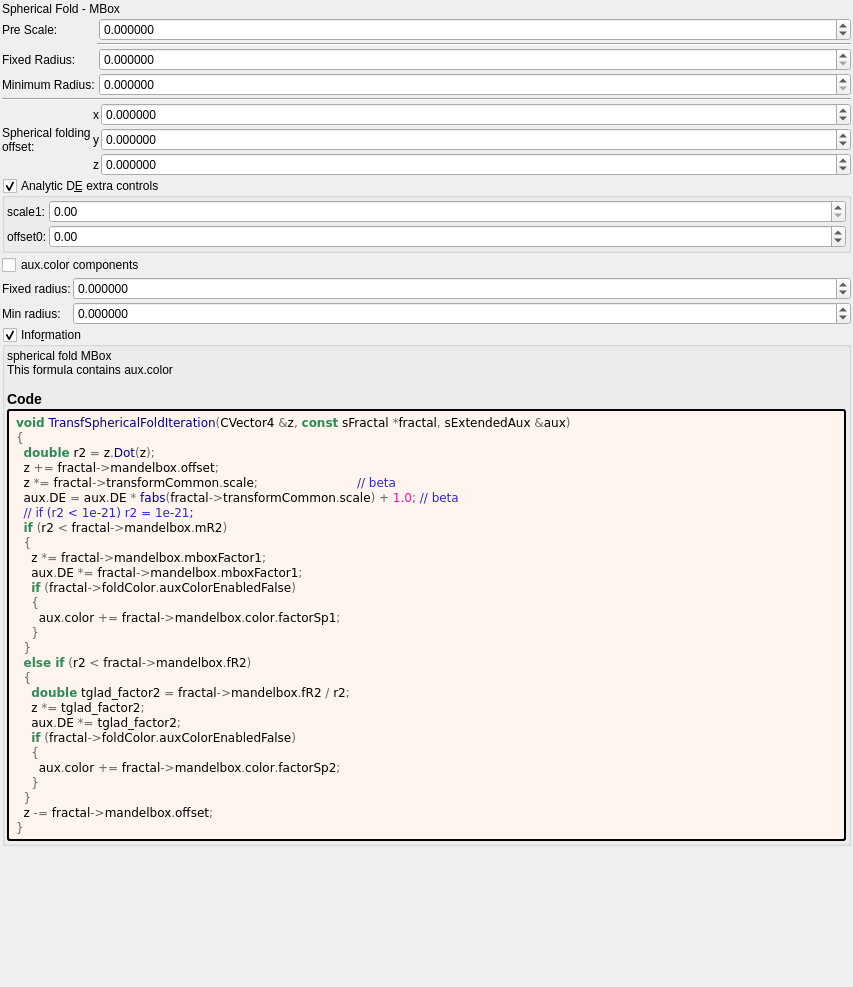
<?xml version="1.0" encoding="UTF-8"?>
<ui version="4.0">
 <class>Form</class>
 <widget class="QWidget" name="Form">
  <property name="geometry">
   <rect>
    <x>0</x>
    <y>0</y>
    <width>853</width>
    <height>987</height>
   </rect>
  </property>
  <property name="windowTitle">
   <string notr="true">transf_spherical_fold</string>
  </property>
  <layout class="QVBoxLayout" name="verticalLayout">
   <property name="spacing">
    <number>2</number>
   </property>
   <property name="leftMargin">
    <number>2</number>
   </property>
   <property name="topMargin">
    <number>2</number>
   </property>
   <property name="rightMargin">
    <number>2</number>
   </property>
   <property name="bottomMargin">
    <number>2</number>
   </property>
   <item>
    <widget class="QLabel" name="label_17">
     <property name="text">
      <string>Spherical Fold - MBox</string>
     </property>
    </widget>
   </item>
   <item>
    <layout class="QGridLayout" name="gridLayout_2" columnstretch="0,0,1">
     <item row="1" column="1" colspan="2">
      <widget class="Line" name="line">
       <property name="orientation">
        <enum>Qt::Horizontal</enum>
       </property>
      </widget>
     </item>
     <item row="2" column="2">
      <widget class="MyDoubleSpinBox" name="spinbox_mandelbox_folding_fixed_radius">
       <property name="sizePolicy">
        <sizepolicy hsizetype="Minimum" vsizetype="Maximum">
         <horstretch>0</horstretch>
         <verstretch>0</verstretch>
        </sizepolicy>
       </property>
       <property name="prefix">
        <string/>
       </property>
       <property name="suffix">
        <string/>
       </property>
       <property name="decimals">
        <number>6</number>
       </property>
       <property name="minimum">
        <double>0.000000000000000</double>
       </property>
       <property name="maximum">
        <double>99.989999999999995</double>
       </property>
       <property name="singleStep">
        <double>0.100000000000000</double>
       </property>
      </widget>
     </item>
     <item row="0" column="2">
      <widget class="MyDoubleSpinBox" name="spinbox_transf_scale">
       <property name="sizePolicy">
        <sizepolicy hsizetype="Minimum" vsizetype="Maximum">
         <horstretch>0</horstretch>
         <verstretch>0</verstretch>
        </sizepolicy>
       </property>
       <property name="prefix">
        <string/>
       </property>
       <property name="suffix">
        <string/>
       </property>
       <property name="decimals">
        <number>6</number>
       </property>
       <property name="minimum">
        <double>-99.989999999999995</double>
       </property>
       <property name="maximum">
        <double>99.989999999999995</double>
       </property>
       <property name="singleStep">
        <double>0.100000000000000</double>
       </property>
      </widget>
     </item>
     <item row="3" column="2">
      <widget class="MyDoubleSpinBox" name="spinbox_mandelbox_folding_min_radius">
       <property name="sizePolicy">
        <sizepolicy hsizetype="Minimum" vsizetype="Maximum">
         <horstretch>0</horstretch>
         <verstretch>0</verstretch>
        </sizepolicy>
       </property>
       <property name="prefix">
        <string/>
       </property>
       <property name="suffix">
        <string/>
       </property>
       <property name="decimals">
        <number>6</number>
       </property>
       <property name="minimum">
        <double>0.000000000000000</double>
       </property>
       <property name="maximum">
        <double>99.989999999999995</double>
       </property>
       <property name="singleStep">
        <double>0.100000000000000</double>
       </property>
      </widget>
     </item>
     <item row="3" column="0">
      <widget class="QLabel" name="label_47">
       <property name="text">
        <string>Minimum Radius:</string>
       </property>
      </widget>
     </item>
     <item row="0" column="0">
      <widget class="QLabel" name="label_18">
       <property name="text">
        <string>Pre Scale:</string>
       </property>
      </widget>
     </item>
     <item row="2" column="0">
      <widget class="QLabel" name="label_16">
       <property name="text">
        <string>Fixed Radius:</string>
       </property>
      </widget>
     </item>
    </layout>
   </item>
   <item>
    <widget class="Line" name="line_2">
     <property name="orientation">
      <enum>Qt::Horizontal</enum>
     </property>
    </widget>
   </item>
   <item>
    <layout class="QGridLayout" name="gridLayout_16" columnstretch="0,0,1">
     <property name="spacing">
      <number>2</number>
     </property>
     <item row="2" column="2">
      <widget class="MyDoubleSpinBox" name="spinbox3_mandelbox_offset_z">
       <property name="sizePolicy">
        <sizepolicy hsizetype="Minimum" vsizetype="Maximum">
         <horstretch>0</horstretch>
         <verstretch>0</verstretch>
        </sizepolicy>
       </property>
       <property name="prefix">
        <string/>
       </property>
       <property name="suffix">
        <string/>
       </property>
       <property name="decimals">
        <number>6</number>
       </property>
       <property name="minimum">
        <double>-100.000000000000000</double>
       </property>
       <property name="maximum">
        <double>100.000000000000000</double>
       </property>
       <property name="singleStep">
        <double>0.100000000000000</double>
       </property>
      </widget>
     </item>
     <item row="1" column="1">
      <widget class="QLabel" name="label_116">
       <property name="sizePolicy">
        <sizepolicy hsizetype="Preferred" vsizetype="Preferred">
         <horstretch>0</horstretch>
         <verstretch>0</verstretch>
        </sizepolicy>
       </property>
       <property name="text">
        <string notr="true">y</string>
       </property>
       <property name="alignment">
        <set>Qt::AlignRight|Qt::AlignTrailing|Qt::AlignVCenter</set>
       </property>
      </widget>
     </item>
     <item row="0" column="0" rowspan="3">
      <widget class="QLabel" name="label_15">
       <property name="text">
        <string>Spherical folding
offset:</string>
       </property>
      </widget>
     </item>
     <item row="0" column="1">
      <widget class="QLabel" name="label_115">
       <property name="sizePolicy">
        <sizepolicy hsizetype="Preferred" vsizetype="Preferred">
         <horstretch>0</horstretch>
         <verstretch>0</verstretch>
        </sizepolicy>
       </property>
       <property name="text">
        <string notr="true">x</string>
       </property>
       <property name="alignment">
        <set>Qt::AlignRight|Qt::AlignTrailing|Qt::AlignVCenter</set>
       </property>
      </widget>
     </item>
     <item row="0" column="2">
      <widget class="MyDoubleSpinBox" name="spinbox3_mandelbox_offset_x">
       <property name="sizePolicy">
        <sizepolicy hsizetype="Minimum" vsizetype="Maximum">
         <horstretch>0</horstretch>
         <verstretch>0</verstretch>
        </sizepolicy>
       </property>
       <property name="prefix">
        <string/>
       </property>
       <property name="suffix">
        <string/>
       </property>
       <property name="decimals">
        <number>6</number>
       </property>
       <property name="minimum">
        <double>-100.000000000000000</double>
       </property>
       <property name="maximum">
        <double>100.000000000000000</double>
       </property>
       <property name="singleStep">
        <double>0.100000000000000</double>
       </property>
      </widget>
     </item>
     <item row="1" column="2">
      <widget class="MyDoubleSpinBox" name="spinbox3_mandelbox_offset_y">
       <property name="sizePolicy">
        <sizepolicy hsizetype="Minimum" vsizetype="Maximum">
         <horstretch>0</horstretch>
         <verstretch>0</verstretch>
        </sizepolicy>
       </property>
       <property name="prefix">
        <string/>
       </property>
       <property name="suffix">
        <string/>
       </property>
       <property name="decimals">
        <number>6</number>
       </property>
       <property name="minimum">
        <double>-100.000000000000000</double>
       </property>
       <property name="maximum">
        <double>100.000000000000000</double>
       </property>
       <property name="singleStep">
        <double>0.100000000000000</double>
       </property>
      </widget>
     </item>
     <item row="2" column="1">
      <widget class="QLabel" name="label_117">
       <property name="sizePolicy">
        <sizepolicy hsizetype="Preferred" vsizetype="Preferred">
         <horstretch>0</horstretch>
         <verstretch>0</verstretch>
        </sizepolicy>
       </property>
       <property name="text">
        <string notr="true">z</string>
       </property>
       <property name="alignment">
        <set>Qt::AlignRight|Qt::AlignTrailing|Qt::AlignVCenter</set>
       </property>
      </widget>
     </item>
    </layout>
   </item>
   <item>
    <widget class="MyGroupBox" name="groupCheck_analyticDE_enabled_false">
     <property name="title">
      <string>Analytic D&amp;E extra controls</string>
     </property>
     <property name="checkable">
      <bool>true</bool>
     </property>
     <layout class="QVBoxLayout" name="verticalLayout_13" stretch="0">
      <property name="spacing">
       <number>2</number>
      </property>
      <property name="leftMargin">
       <number>2</number>
      </property>
      <property name="topMargin">
       <number>2</number>
      </property>
      <property name="rightMargin">
       <number>2</number>
      </property>
      <property name="bottomMargin">
       <number>2</number>
      </property>
      <item>
       <layout class="QGridLayout" name="gridLayout_27" columnstretch="0,0,1">
        <property name="spacing">
         <number>2</number>
        </property>
        <item row="1" column="2">
         <widget class="MyDoubleSpinBox" name="spinbox_analyticDE_offset_0">
          <property name="sizePolicy">
           <sizepolicy hsizetype="Minimum" vsizetype="Maximum">
            <horstretch>0</horstretch>
            <verstretch>0</verstretch>
           </sizepolicy>
          </property>
          <property name="prefix">
           <string/>
          </property>
          <property name="suffix">
           <string/>
          </property>
          <property name="decimals">
           <number>2</number>
          </property>
          <property name="minimum">
           <double>-99.989999999999995</double>
          </property>
          <property name="maximum">
           <double>99.989999999999995</double>
          </property>
          <property name="singleStep">
           <double>0.100000000000000</double>
          </property>
         </widget>
        </item>
        <item row="1" column="1">
         <widget class="QLabel" name="label_177">
          <property name="text">
           <string>offset0:</string>
          </property>
         </widget>
        </item>
        <item row="0" column="1">
         <widget class="QLabel" name="label_182">
          <property name="text">
           <string>scale1:</string>
          </property>
         </widget>
        </item>
        <item row="0" column="2">
         <widget class="MyDoubleSpinBox" name="spinbox_analyticDE_scale_1">
          <property name="sizePolicy">
           <sizepolicy hsizetype="Minimum" vsizetype="Maximum">
            <horstretch>0</horstretch>
            <verstretch>0</verstretch>
           </sizepolicy>
          </property>
          <property name="prefix">
           <string/>
          </property>
          <property name="suffix">
           <string/>
          </property>
          <property name="decimals">
           <number>2</number>
          </property>
          <property name="minimum">
           <double>0.000000000000000</double>
          </property>
          <property name="maximum">
           <double>99.989999999999995</double>
          </property>
          <property name="singleStep">
           <double>0.100000000000000</double>
          </property>
         </widget>
        </item>
       </layout>
      </item>
     </layout>
    </widget>
   </item>
   <item>
    <layout class="QGridLayout" name="gridLayout_6" columnstretch="0,1">
     <property name="spacing">
      <number>2</number>
     </property>
     <item row="0" column="0" colspan="2">
      <widget class="QCheckBox" name="checkBox_fold_color_aux_color_enabled_false">
       <property name="text">
        <string notr="true">aux.color components</string>
       </property>
      </widget>
     </item>
     <item row="2" column="0">
      <widget class="QLabel" name="label_29">
       <property name="text">
        <string>Fixed radius:</string>
       </property>
      </widget>
     </item>
     <item row="2" column="1">
      <widget class="MyDoubleSpinBox" name="spinbox_mandelbox_color_Sp2">
       <property name="sizePolicy">
        <sizepolicy hsizetype="Minimum" vsizetype="Maximum">
         <horstretch>0</horstretch>
         <verstretch>0</verstretch>
        </sizepolicy>
       </property>
       <property name="prefix">
        <string/>
       </property>
       <property name="suffix">
        <string/>
       </property>
       <property name="decimals">
        <number>6</number>
       </property>
       <property name="minimum">
        <double>-100.000000000000000</double>
       </property>
       <property name="maximum">
        <double>100.000000000000000</double>
       </property>
       <property name="singleStep">
        <double>0.100000000000000</double>
       </property>
      </widget>
     </item>
     <item row="3" column="0">
      <widget class="QLabel" name="label_28">
       <property name="text">
        <string>Min radius:</string>
       </property>
      </widget>
     </item>
     <item row="3" column="1">
      <widget class="MyDoubleSpinBox" name="spinbox_mandelbox_color_Sp1">
       <property name="sizePolicy">
        <sizepolicy hsizetype="Minimum" vsizetype="Maximum">
         <horstretch>0</horstretch>
         <verstretch>0</verstretch>
        </sizepolicy>
       </property>
       <property name="prefix">
        <string/>
       </property>
       <property name="suffix">
        <string/>
       </property>
       <property name="decimals">
        <number>6</number>
       </property>
       <property name="minimum">
        <double>-100.000000000000000</double>
       </property>
       <property name="maximum">
        <double>100.000000000000000</double>
       </property>
       <property name="singleStep">
        <double>0.100000000000000</double>
       </property>
      </widget>
     </item>
    </layout>
   </item>
   <item>
    <widget class="MyGroupBox" name="groupCheck_info">
     <property name="title">
      <string>Info&amp;rmation</string>
     </property>
     <property name="flat">
      <bool>false</bool>
     </property>
     <property name="checkable">
      <bool>true</bool>
     </property>
     <layout class="QVBoxLayout" name="verticalLayout_2">
      <property name="spacing">
       <number>2</number>
      </property>
      <property name="leftMargin">
       <number>2</number>
      </property>
      <property name="topMargin">
       <number>2</number>
      </property>
      <property name="rightMargin">
       <number>2</number>
      </property>
      <property name="bottomMargin">
       <number>2</number>
      </property>
      <item>
       <widget class="QLabel" name="label_information_general">
        <property name="text">
         <string notr="true">&lt;p&gt;spherical fold MBox&lt;br&gt;This formula contains aux.color&lt;/p&gt;&lt;table&gt;
&lt;/table&gt;
&lt;h3&gt;Code&lt;/h3&gt;</string>
        </property>
        <property name="wordWrap">
         <bool>true</bool>
        </property>
        <property name="openExternalLinks">
         <bool>true</bool>
        </property>
        <property name="textInteractionFlags">
         <set>Qt::LinksAccessibleByMouse|Qt::TextSelectableByMouse</set>
        </property>
       </widget>
      </item>
      <item>
       <widget class="QLabel" name="label_code_content">
        <property name="styleSheet">
         <string notr="true">border-style: outset; border-width: 2px; border-radius: 3px; border-color: black; background-color: #fff5ee; padding: 4px;</string>
        </property>
        <property name="text">
         <string notr="true">&lt;body style=&quot;background-color:#fff5ee&quot;&gt;
&lt;pre style=&quot;color:#000000; background-color:#fff5ee;  font-family:'Courier New',monospace;&quot;&gt;&lt;span style=&quot;color:#2e8b57; font-weight:bold&quot;&gt;void&lt;/span&gt; &lt;span style=&quot;color:#00008f&quot;&gt;TransfSphericalFoldIteration&lt;/span&gt;&lt;span style=&quot;color:#676767&quot;&gt;(&lt;/span&gt;CVector4 &lt;span style=&quot;color:#676767&quot;&gt;&amp;amp;&lt;/span&gt;z&lt;span style=&quot;color:#676767&quot;&gt;,&lt;/span&gt; &lt;span style=&quot;color:#2e8b57; font-weight:bold&quot;&gt;const&lt;/span&gt; sFractal &lt;span style=&quot;color:#676767&quot;&gt;*&lt;/span&gt;fractal&lt;span style=&quot;color:#676767&quot;&gt;,&lt;/span&gt; sExtendedAux &lt;span style=&quot;color:#676767&quot;&gt;&amp;amp;&lt;/span&gt;aux&lt;span style=&quot;color:#676767&quot;&gt;)&lt;/span&gt;
&lt;span style=&quot;color:#676767&quot;&gt;{&lt;/span&gt;
  &lt;span style=&quot;color:#2e8b57; font-weight:bold&quot;&gt;double&lt;/span&gt; r2 &lt;span style=&quot;color:#676767&quot;&gt;=&lt;/span&gt; z&lt;span style=&quot;color:#676767&quot;&gt;.&lt;/span&gt;&lt;span style=&quot;color:#00008f&quot;&gt;Dot&lt;/span&gt;&lt;span style=&quot;color:#676767&quot;&gt;(&lt;/span&gt;z&lt;span style=&quot;color:#676767&quot;&gt;);&lt;/span&gt;
  z &lt;span style=&quot;color:#676767&quot;&gt;+=&lt;/span&gt; fractal&lt;span style=&quot;color:#676767&quot;&gt;-&amp;gt;&lt;/span&gt;mandelbox&lt;span style=&quot;color:#676767&quot;&gt;.&lt;/span&gt;offset&lt;span style=&quot;color:#676767&quot;&gt;;&lt;/span&gt;
  z &lt;span style=&quot;color:#676767&quot;&gt;*=&lt;/span&gt; fractal&lt;span style=&quot;color:#676767&quot;&gt;-&amp;gt;&lt;/span&gt;transformCommon&lt;span style=&quot;color:#676767&quot;&gt;.&lt;/span&gt;scale&lt;span style=&quot;color:#676767&quot;&gt;;&lt;/span&gt;                          &lt;span style=&quot;color:#2929cc&quot;&gt;// beta&lt;/span&gt;
  aux&lt;span style=&quot;color:#676767&quot;&gt;.&lt;/span&gt;DE &lt;span style=&quot;color:#676767&quot;&gt;=&lt;/span&gt; aux&lt;span style=&quot;color:#676767&quot;&gt;.&lt;/span&gt;DE &lt;span style=&quot;color:#676767&quot;&gt;*&lt;/span&gt; &lt;span style=&quot;color:#00008f&quot;&gt;fabs&lt;/span&gt;&lt;span style=&quot;color:#676767&quot;&gt;(&lt;/span&gt;fractal&lt;span style=&quot;color:#676767&quot;&gt;-&amp;gt;&lt;/span&gt;transformCommon&lt;span style=&quot;color:#676767&quot;&gt;.&lt;/span&gt;scale&lt;span style=&quot;color:#676767&quot;&gt;) +&lt;/span&gt; &lt;span style=&quot;color:#ff1493&quot;&gt;1.0&lt;/span&gt;&lt;span style=&quot;color:#676767&quot;&gt;;&lt;/span&gt; &lt;span style=&quot;color:#2929cc&quot;&gt;// beta&lt;/span&gt;
  &lt;span style=&quot;color:#2929cc&quot;&gt;// if (r2 &amp;lt; 1e-21) r2 = 1e-21;&lt;/span&gt;
  &lt;span style=&quot;color:#2e8b57; font-weight:bold&quot;&gt;if&lt;/span&gt; &lt;span style=&quot;color:#676767&quot;&gt;(&lt;/span&gt;r2 &lt;span style=&quot;color:#676767&quot;&gt;&amp;lt;&lt;/span&gt; fractal&lt;span style=&quot;color:#676767&quot;&gt;-&amp;gt;&lt;/span&gt;mandelbox&lt;span style=&quot;color:#676767&quot;&gt;.&lt;/span&gt;mR2&lt;span style=&quot;color:#676767&quot;&gt;)&lt;/span&gt;
  &lt;span style=&quot;color:#676767&quot;&gt;{&lt;/span&gt;
    z &lt;span style=&quot;color:#676767&quot;&gt;*=&lt;/span&gt; fractal&lt;span style=&quot;color:#676767&quot;&gt;-&amp;gt;&lt;/span&gt;mandelbox&lt;span style=&quot;color:#676767&quot;&gt;.&lt;/span&gt;mboxFactor1&lt;span style=&quot;color:#676767&quot;&gt;;&lt;/span&gt;
    aux&lt;span style=&quot;color:#676767&quot;&gt;.&lt;/span&gt;DE &lt;span style=&quot;color:#676767&quot;&gt;*=&lt;/span&gt; fractal&lt;span style=&quot;color:#676767&quot;&gt;-&amp;gt;&lt;/span&gt;mandelbox&lt;span style=&quot;color:#676767&quot;&gt;.&lt;/span&gt;mboxFactor1&lt;span style=&quot;color:#676767&quot;&gt;;&lt;/span&gt;
    &lt;span style=&quot;color:#2e8b57; font-weight:bold&quot;&gt;if&lt;/span&gt; &lt;span style=&quot;color:#676767&quot;&gt;(&lt;/span&gt;fractal&lt;span style=&quot;color:#676767&quot;&gt;-&amp;gt;&lt;/span&gt;foldColor&lt;span style=&quot;color:#676767&quot;&gt;.&lt;/span&gt;auxColorEnabledFalse&lt;span style=&quot;color:#676767&quot;&gt;)&lt;/span&gt;
    &lt;span style=&quot;color:#676767&quot;&gt;{&lt;/span&gt;
      aux&lt;span style=&quot;color:#676767&quot;&gt;.&lt;/span&gt;color &lt;span style=&quot;color:#676767&quot;&gt;+=&lt;/span&gt; fractal&lt;span style=&quot;color:#676767&quot;&gt;-&amp;gt;&lt;/span&gt;mandelbox&lt;span style=&quot;color:#676767&quot;&gt;.&lt;/span&gt;color&lt;span style=&quot;color:#676767&quot;&gt;.&lt;/span&gt;factorSp1&lt;span style=&quot;color:#676767&quot;&gt;;&lt;/span&gt;
    &lt;span style=&quot;color:#676767&quot;&gt;}&lt;/span&gt;
  &lt;span style=&quot;color:#676767&quot;&gt;}&lt;/span&gt;
  &lt;span style=&quot;color:#2e8b57; font-weight:bold&quot;&gt;else if&lt;/span&gt; &lt;span style=&quot;color:#676767&quot;&gt;(&lt;/span&gt;r2 &lt;span style=&quot;color:#676767&quot;&gt;&amp;lt;&lt;/span&gt; fractal&lt;span style=&quot;color:#676767&quot;&gt;-&amp;gt;&lt;/span&gt;mandelbox&lt;span style=&quot;color:#676767&quot;&gt;.&lt;/span&gt;fR2&lt;span style=&quot;color:#676767&quot;&gt;)&lt;/span&gt;
  &lt;span style=&quot;color:#676767&quot;&gt;{&lt;/span&gt;
    &lt;span style=&quot;color:#2e8b57; font-weight:bold&quot;&gt;double&lt;/span&gt; tglad_factor2 &lt;span style=&quot;color:#676767&quot;&gt;=&lt;/span&gt; fractal&lt;span style=&quot;color:#676767&quot;&gt;-&amp;gt;&lt;/span&gt;mandelbox&lt;span style=&quot;color:#676767&quot;&gt;.&lt;/span&gt;fR2 &lt;span style=&quot;color:#676767&quot;&gt;/&lt;/span&gt; r2&lt;span style=&quot;color:#676767&quot;&gt;;&lt;/span&gt;
    z &lt;span style=&quot;color:#676767&quot;&gt;*=&lt;/span&gt; tglad_factor2&lt;span style=&quot;color:#676767&quot;&gt;;&lt;/span&gt;
    aux&lt;span style=&quot;color:#676767&quot;&gt;.&lt;/span&gt;DE &lt;span style=&quot;color:#676767&quot;&gt;*=&lt;/span&gt; tglad_factor2&lt;span style=&quot;color:#676767&quot;&gt;;&lt;/span&gt;
    &lt;span style=&quot;color:#2e8b57; font-weight:bold&quot;&gt;if&lt;/span&gt; &lt;span style=&quot;color:#676767&quot;&gt;(&lt;/span&gt;fractal&lt;span style=&quot;color:#676767&quot;&gt;-&amp;gt;&lt;/span&gt;foldColor&lt;span style=&quot;color:#676767&quot;&gt;.&lt;/span&gt;auxColorEnabledFalse&lt;span style=&quot;color:#676767&quot;&gt;)&lt;/span&gt;
    &lt;span style=&quot;color:#676767&quot;&gt;{&lt;/span&gt;
      aux&lt;span style=&quot;color:#676767&quot;&gt;.&lt;/span&gt;color &lt;span style=&quot;color:#676767&quot;&gt;+=&lt;/span&gt; fractal&lt;span style=&quot;color:#676767&quot;&gt;-&amp;gt;&lt;/span&gt;mandelbox&lt;span style=&quot;color:#676767&quot;&gt;.&lt;/span&gt;color&lt;span style=&quot;color:#676767&quot;&gt;.&lt;/span&gt;factorSp2&lt;span style=&quot;color:#676767&quot;&gt;;&lt;/span&gt;
    &lt;span style=&quot;color:#676767&quot;&gt;}&lt;/span&gt;
  &lt;span style=&quot;color:#676767&quot;&gt;}&lt;/span&gt;
  z &lt;span style=&quot;color:#676767&quot;&gt;-=&lt;/span&gt; fractal&lt;span style=&quot;color:#676767&quot;&gt;-&amp;gt;&lt;/span&gt;mandelbox&lt;span style=&quot;color:#676767&quot;&gt;.&lt;/span&gt;offset&lt;span style=&quot;color:#676767&quot;&gt;;&lt;/span&gt;
&lt;span style=&quot;color:#676767&quot;&gt;}&lt;/span&gt;
&lt;/pre&gt;
&lt;/body&gt;</string>
        </property>
        <property name="wordWrap">
         <bool>true</bool>
        </property>
        <property name="openExternalLinks">
         <bool>true</bool>
        </property>
        <property name="textInteractionFlags">
         <set>Qt::LinksAccessibleByMouse|Qt::TextSelectableByMouse</set>
        </property>
       </widget>
      </item>
     </layout>
    </widget>
   </item>
   <item>
    <spacer name="verticalSpacer">
     <property name="orientation">
      <enum>Qt::Vertical</enum>
     </property>
     <property name="sizeHint" stdset="0">
      <size>
       <width>20</width>
       <height>40</height>
      </size>
     </property>
    </spacer>
   </item>
  </layout>
 </widget>
 <customwidgets>
  <customwidget>
   <class>MyGroupBox</class>
   <extends>QGroupBox</extends>
   <header>my_group_box.h</header>
   <container>1</container>
  </customwidget>
  <customwidget>
   <class>MyDoubleSpinBox</class>
   <extends>QDoubleSpinBox</extends>
   <header>my_double_spin_box.h</header>
  </customwidget>
 </customwidgets>
 <tabstops>
  <tabstop>spinbox_mandelbox_folding_fixed_radius</tabstop>
  <tabstop>spinbox_mandelbox_folding_min_radius</tabstop>
  <tabstop>spinbox3_mandelbox_offset_x</tabstop>
  <tabstop>spinbox3_mandelbox_offset_y</tabstop>
  <tabstop>spinbox3_mandelbox_offset_z</tabstop>
  <tabstop>groupCheck_info</tabstop>
 </tabstops>
 <resources/>
 <connections/>
</ui>
